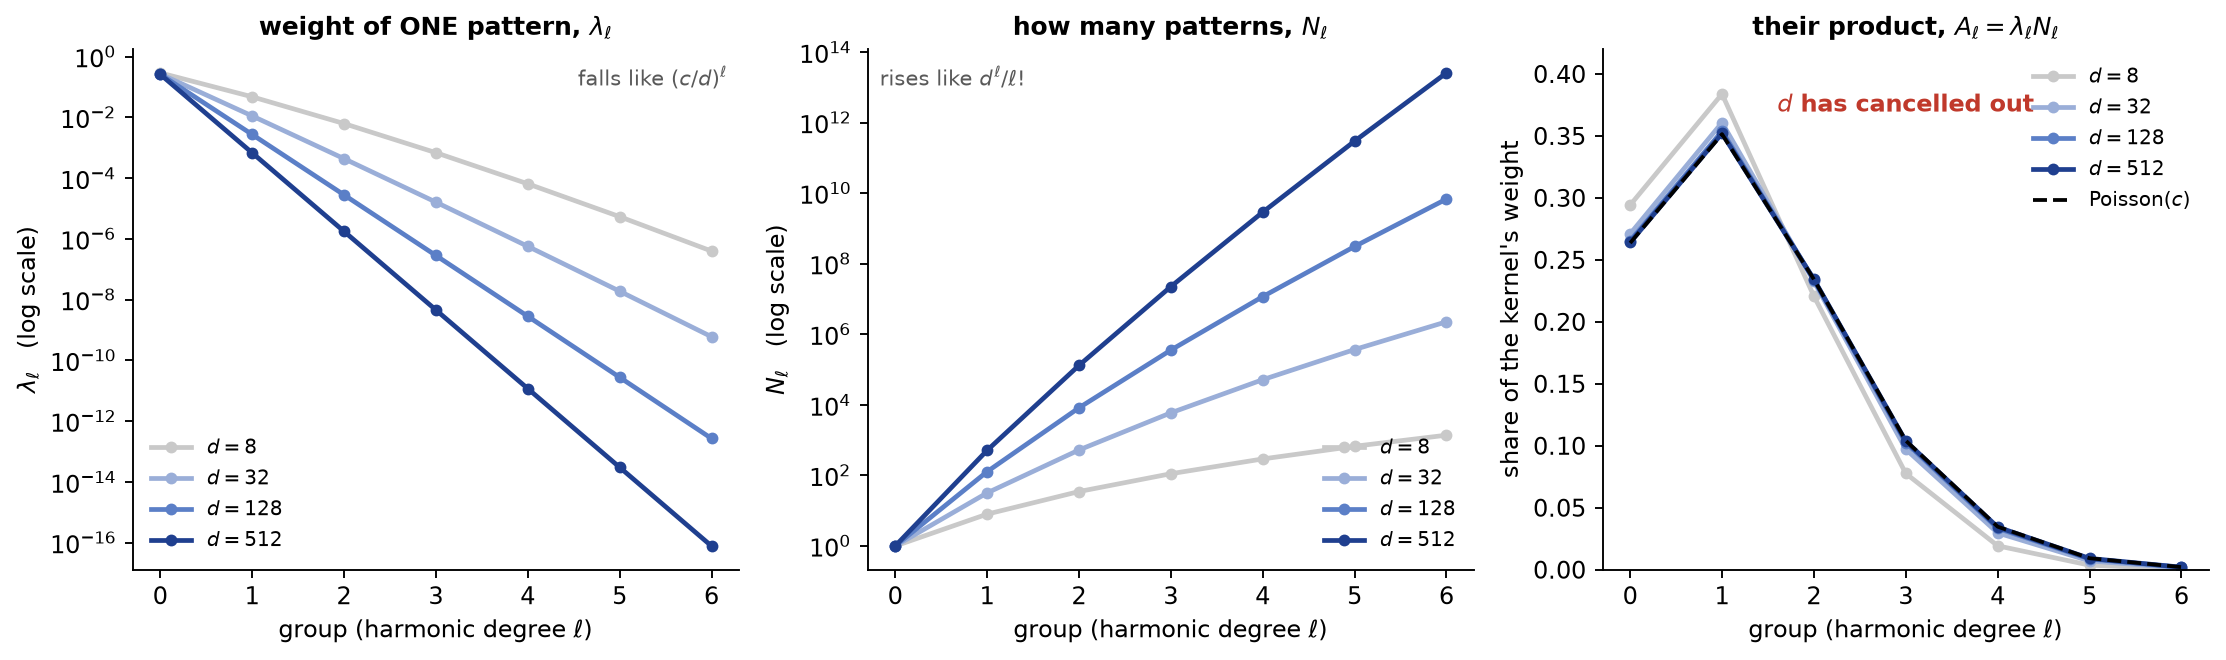

Write Python code to recreate this figure.
"""What the picture proves: the weight of a single pattern collapses with dimension and
the number of patterns explodes with dimension, at exactly matching rates -- so their
product, the weight of a whole group, does not depend on d at all, and lands on the
Poisson curve.

Left  : per-pattern weight lambda_l, several d.  Right down, hard, and d-dependent.
Mid   : number of patterns N_l, several d.        Right up,   hard, and d-dependent.
Right : the product A_l = lambda_l * N_l.         All curves collapse onto Poisson(c).
"""
import numpy as np
import matplotlib
matplotlib.use("Agg")
import matplotlib.pyplot as plt
from scipy import special
import math

OUT = "/Users/andrec/Documents/projects/math/wristband-loss-proofs/docs/posts/poisson/fig_cancel.png"

c, LMAX = 4.0 / 3.0, 6
DIMS = [8, 32, 128, 512]
COLS = ["#c9c9c9", "#9aaed8", "#5b7fc7", "#1f3f8f"]


def log_iv(mu, c, kmax=40):
    """log I_mu(c) by its defining series, in log space (scipy.iv underflows at mu>~300)"""
    k = np.arange(kmax)
    terms = (2 * k + mu) * math.log(c / 2) - special.gammaln(k + 1) - special.gammaln(k + mu + 1)
    return special.logsumexp(terms)


def log_C1(l, nu):
    """log C_l^nu(1) = log binom(l+2nu-1, l)"""
    return special.gammaln(l + 2 * nu) - special.gammaln(2 * nu) - special.gammaln(l + 1)


def n_harm(d, l):
    if l == 0:
        return 1
    if l == 1:
        return d
    return math.comb(d + l - 1, l) - math.comb(d + l - 3, l - 2)


def log_A(d, l, c):
    nu = (d - 2) / 2.0
    return (-c + special.gammaln(nu) + nu * math.log(2 / c)
            + math.log(nu + l) + log_iv(nu + l, c) + log_C1(l, nu))


# sanity: log-space route must agree with the direct scipy route where the latter works
nu = 63.0
direct = math.log(special.iv(nu + 2, c))
print(f"log I_65(c): log-space {log_iv(nu+2, c):.10f}  vs scipy {direct:.10f}")

ls = np.arange(LMAX + 1)
poisson = np.array([math.exp(-c) * c**l / math.factorial(l) for l in ls])

fig, axes = plt.subplots(1, 3, figsize=(13.2, 4.0))
axL, axM, axR = axes

for d, col in zip(DIMS, COLS):
    A = np.array([math.exp(log_A(d, l, c)) for l in ls])
    N = np.array([float(n_harm(d, l)) for l in ls])
    lam = A / N
    print(f"d={d:>4}  sum A = {A.sum():.6f}   max |A - Poisson| = {np.abs(A-poisson).max():.2e}")
    axL.semilogy(ls, lam, "o-", color=col, lw=2, ms=4, label=f"$d={d}$")
    axM.semilogy(ls, N, "o-", color=col, lw=2, ms=4, label=f"$d={d}$")
    axR.plot(ls, A, "o-", color=col, lw=2, ms=4, label=f"$d={d}$")

axR.plot(ls, poisson, "k--", lw=1.6, label="Poisson($c$)")

axL.set_title("weight of ONE pattern, $\\lambda_\\ell$", fontsize=10.5, fontweight="bold")
axL.set_ylabel("$\\lambda_\\ell$   (log scale)")
axL.text(0.98, 0.93, "falls like $(c/d)^\\ell$", transform=axL.transAxes,
         ha="right", fontsize=9, color="0.35")

axM.set_title("how many patterns, $N_\\ell$", fontsize=10.5, fontweight="bold")
axM.set_ylabel("$N_\\ell$   (log scale)")
axM.text(0.02, 0.93, "rises like $d^\\ell/\\ell!$", transform=axM.transAxes,
         ha="left", fontsize=9, color="0.35")

axR.set_title("their product, $A_\\ell=\\lambda_\\ell N_\\ell$", fontsize=10.5, fontweight="bold")
axR.set_ylabel("share of the kernel's weight")
axR.text(0.5, 0.88, "$d$ has cancelled out", transform=axR.transAxes,
         ha="center", fontsize=10, color="#c0392b", fontweight="bold")
axR.set_ylim(0, 0.42)

for ax in axes:
    ax.set_xlabel("group (harmonic degree $\\ell$)")
    ax.set_xticks(ls)
    ax.spines[["top", "right"]].set_visible(False)
    ax.legend(frameon=False, fontsize=8.5,
              loc={id(axL): "lower left", id(axM): "lower right", id(axR): "upper right"}[id(ax)])

fig.tight_layout()
fig.savefig(OUT, dpi=170, bbox_inches="tight", facecolor="white")
print("wrote", OUT)
